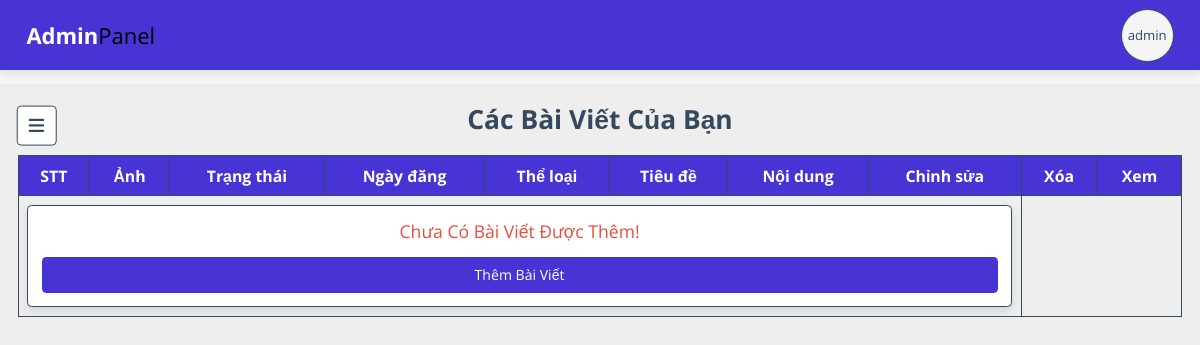
/admin/view_posts.php (signed in), run on an earlier commit of the app's database.
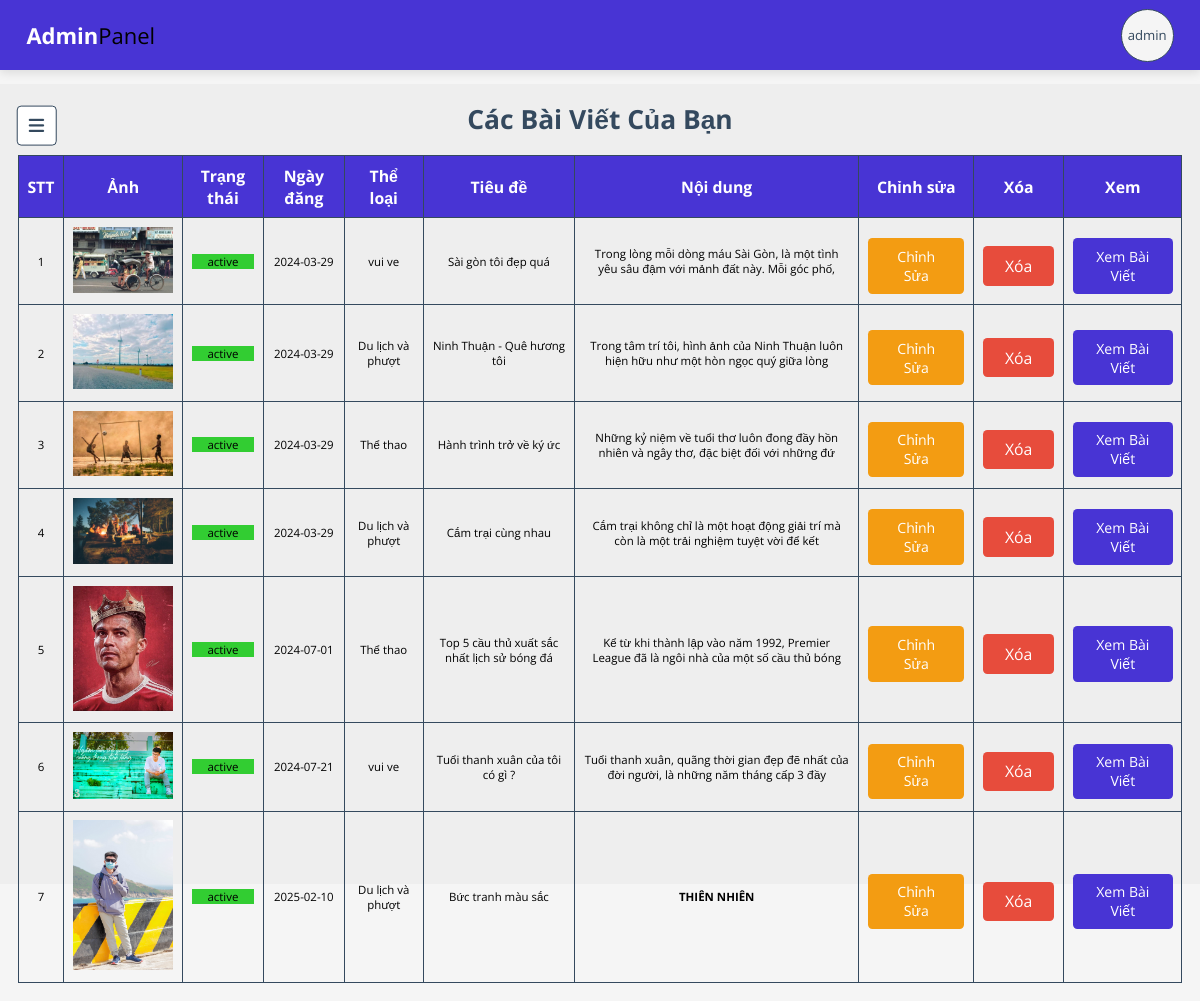
And on a later commit of the database.
### tables this page shows
CREATE TABLE `posts` (
  `id` int(100) NOT NULL,
  `admin_id` int(100) NOT NULL,
  `name` varchar(100) NOT NULL,
  `title` varchar(100) NOT NULL,
  `content` varchar(10000) NOT NULL,
  `category` varchar(50) NOT NULL,
  `image` varchar(100) NOT NULL,
  `date` date NOT NULL DEFAULT current_timestamp(),
  `status` varchar(10) NOT NULL,
  `tag_id` int(11) DEFAULT NULL
);

CREATE TABLE `cart` (
  `category_id` int(11) NOT NULL,
  `name` varchar(255) NOT NULL,
  `admin_id` int(11) DEFAULT NULL
);

### admin/view_posts.php (the view, shortened to what this page needs)
<?php
include '../components/connect.php';
if (isset($_SESSION['admin_id'])) {
   $admin_id = $_SESSION['admin_id'];
} else {
   header('location:admin_login.php');
   exit;
}
?>
<!DOCTYPE html>
<html lang="en">
<head>
   <link rel="stylesheet" href="https://cdnjs.cloudflare.com/ajax/libs/font-awesome/6.1.1/css/all.min.css">
   <link rel="stylesheet" href="../css/admin_style_edit.css">
</head>
<body>
   <?php include '../components/admin_header.php' ?>
   <section class="show-posts">
      <h1 class="heading">Các bài viết của bạn</h1>
      <div class="box-container">
         <table>
            <thead>
               <tr>
                  <th>STT</th>
                  <th>Ảnh</th>
                  <th>Trạng thái</th>
                  <th>Ngày đăng</th>
                  <th>Thể loại</th>
                  <th>Tiêu đề</th>
                  <th>Nội dung</th>
                  <th>Chỉnh sửa</th>
                  <th>Xóa</th>
                  <th>Xem</th>
               </tr>
            </thead>
            <tbody>
               <?php
               $select_posts = $conn->prepare("SELECT * FROM `posts` WHERE admin_id = ?");
               $select_posts->execute([$admin_id]);
               if ($select_posts->rowCount() > 0) {
                  $count = 1;
                  while ($fetch_posts = $select_posts->fetch(PDO::FETCH_ASSOC)) {
                     $post_id = $fetch_posts['id'];
               ?>
                     <tr>
                        <td><?= $count++; ?></td>
                        <td>
                           <?php if ($fetch_posts['image'] != '') { ?>
                              <img src="../uploaded_img/<?= $fetch_posts['image']; ?>" class="image" alt="">
                           <?php } ?>
                        </td>
                        <td>
                           <div class="status" style="background-color:<?php if ($fetch_posts['status'] == 'active') {
                                                                           echo 'limegreen';
                                                                        } else {
                                                                           echo 'coral';
                                                                        }; ?>;"><?= $fetch_posts['status']; ?></div>
                        </td>
                        <td>
                           <div class="date"><?= $fetch_posts['date']; ?></div>
                        </td>
                        <td>
                           <?php
                           $tag_id_stmt = $conn->prepare("SELECT tag_id FROM `posts` WHERE id = ?");
                           $tag_id_stmt->execute([$post_id]);
                           $fetch_tag_id = $tag_id_stmt->fetch(PDO::FETCH_ASSOC);
                           if ($fetch_tag_id && isset($fetch_tag_id['tag_id'])) {
                              $tag_id = $fetch_tag_id['tag_id'];
                              $select_tag_stmt = $conn->prepare("SELECT name FROM `cart` WHERE category_id = ?");
                              $select_tag_stmt->execute([$tag_id]);
                              $fetch_tag = $select_tag_stmt->fetch(PDO::FETCH_ASSOC);
                              if ($fetch_tag && isset($fetch_tag['name'])) {
                                 echo htmlspecialchars($fetch_tag['name']);
                              } else {
                                 echo 'Tag không tồn tại';
                              }
                           } else {
                              echo 'chưa có';
                           }
                           ?>
                        </td>
                        <td>
                           <div class="title"><?= $fetch_posts['title']; ?></div>
                        </td>
                        <td>
                           <div class="posts-content content-30"><?= $fetch_posts['content']; ?></div>
                        </td>
                        <td>
                           <a href="edit_post.php?id=<?= $post_id; ?>" class="option-btn">Chỉnh sửa</a>
                        </td>
                        <td>
                           <form method="post">
                              <button type="submit" name="delete" class="delete-btn" onclick="return confirm('Bạn có chắc chắn muốn xóa bài viết này không ?');">Xóa</button>
                           </form>
                        </td>
                        <td>
                           <a href="read_post.php?post_id=<?= $post_id; ?>" class="btn">Xem bài viết</a>
                        </td>
                     </tr>
               <?php
                  }
               } else {
                  echo '<tr><td colspan="8"><p class="empty">Chưa có bài viết được thêm! <a href="add_posts.php" class="btn" style="margin-top:1.5rem;">thêm bài viết</a></p></td></tr>';
               }
               ?>
            </tbody>
         </table>
      </div>
   </section>
</body>
</html>

### components/admin_header.php (shortened to what this page needs)
<header class="header">
   <div class="header_top">
      <a href="dashboard.php" class="logo">Admin<span>Panel</span></a>
      <div class="profile">
         <?php
         $select_profile = $conn->prepare("SELECT * FROM `admin` WHERE id = ?");
         $select_profile->execute([$admin_id]);
         $fetch_profile = $select_profile->fetch(PDO::FETCH_ASSOC);
         ?>
         <a href="update_profile.php"><?= $fetch_profile['name']; ?></a>
      </div>
   </div>
</header>
<div id="menu-btn" class="fas fa-bars"></div>

### css/admin_style_edit.css (style rules this page uses)
:root { --main-color: #4834d4; --red: #e74c3c; --orange: #f39c12; --black: #34495e; --white: #fff; --light-bg: #f5f5f5; --light-color: #999; --border: 0.2rem solid var(--black); --box-shadow: 0 0.5rem 1rem rgba(0, 0, 0, 0.1); }
* { font-family: "Open Sans", sans-serif; margin: 0; padding: 0; box-sizing: border-box; text-decoration: none; outline: none; border: none; }
html { font-size: 62.5%; overflow-x: hidden; }
body { background-color: var(--light-bg); padding-left: 35rem; }
section { max-width: 1200px; margin: 0 auto; padding: 2rem; }
.btn, .delete-btn, .option-btn, .inline-btn, .inline-option-btn, .inline-delete-btn { margin-top: 1rem; margin-right:1rem; border-radius: 0.5rem; cursor: pointer; font-size: 1.8rem; color: var(--white); padding: 1rem 2rem; text-transform: capitalize; text-align: center; }
.btn, .delete-btn, .option-btn { display: block; width: 100%; }
.inline-btn, .btn { background-color: var(--main-color); }
.inline-delete-btn, .delete-btn { background-color: var(--red); }
.inline-option-btn, .option-btn { background-color: var(--orange); }
.heading { text-align: center; margin-bottom: 2rem; text-transform: capitalize; color: var(--black); font-size: 3rem; }
.header { position: fixed; top: 0; left: 0; transition: 0.2s linear; background-color: var(--white); z-index: 1000; border-right: var(--border); width: 35rem; padding: 2rem; min-height: 100vh; text-align: center; overflow-y: scroll; }
.header .header_top { background-color: var(--main-color); position: fixed; width: 100%; top: 0; left: 0; display: flex; align-items: center; justify-content: space-between; padding: 0 3rem; transition: transform 0.4s ease-in-out; box-shadow: var(--box-shadow); }
.header .logo { font-size: 2.5rem; color: var(--white); font-weight: bold; }
.header .logo span { color:black; font-weight: normal; }
.header .profile { width: 6rem; height: 6rem; border-radius: 50%; background-color: var(--light-bg); margin: 1rem 0; border: var(--border); display: flex; align-items: center; justify-content: center; }
.header .profile a { font-size: 1.5rem; color: var(--black); }
#menu-btn { display: block; border: var(--border); border-radius: 0.5rem; background-color: var(--white); color: var(--black); cursor: pointer; box-shadow: var(--border); height: 4.5rem; line-height: 4.3rem; width: 4.5rem; font-size: 2rem; position: sticky; top: 12rem; left: 1.9rem; text-align: center; }
.show-posts { background-color: #eeeeee; width: 100%; height: 100vh; margin-top: 5rem; }
.show-posts .box-container { display: flex; flex-direction: column; gap: 1.5rem; justify-content: center; align-items: flex-start; width: 100%; }
table { border-collapse: collapse; border: var(--border); margin: 0 0 2rem 0; }
th { font-size: 1.8rem; font-weight: bold; background-color: var(--main-color); color: var(--white); }
td { font-size: 1.3rem; }
th, td { border: var(--border); padding: 1rem 1rem; text-align: center; }
td .option-btn, td .btn { padding: 1rem 2rem; font-size: 1.6rem; }
.show-posts .box-container .image { width: 100px; }
table { width: 100%; }
th, tr { text-align: center; }
@media (max-width: 1200px) { html { font-size: 55%; } }
@media (max-width: 1200px) { body { padding-left: 0; } }
@media (max-width: 1200px) { #menu-btn { display: block; } }
@media (max-width: 1200px) { .header { left: -35rem; transition: 0.2s linear; } }
.empty { border: var(--border); border-radius: 0.5rem; background-color: var(--white); padding: 1.5rem; text-align: center; width: 100%; font-size: 2rem; text-transform: capitalize; color: var(--red); box-shadow: var(--box-shadow); }

What changed in the data, as far as the page shows it:
added posts: image (picture), status "active", date "2024-03-29", tag.name "vui ve", title "Sài gòn tôi đẹp quá", content "Trong lòng mỗi dòng máu Sài Gòn, là một tình yêu sâu đậm với mảnh đất này. Mỗi góc phố,"
added posts: image (picture), status "active", date "2024-03-29", tag.name "Du lịch và phượt", title "Ninh Thuận - Quê hương tôi", content "Trong tâm trí tôi, hình ảnh của Ninh Thuận luôn hiện hữu như một hòn ngọc quý giữa lòng"
added posts: image (picture), status "active", date "2024-03-29", tag.name "Thể thao", title "Hành trình trở về ký ức", content "Những kỷ niệm về tuổi thơ luôn đong đầy hồn nhiên và ngây thơ, đặc biệt đối với những đứ"
added posts: image (picture), status "active", date "2024-03-29", tag.name "Du lịch và phượt", title "Cắm trại cùng nhau", content "Cắm trại không chỉ là một hoạt động giải trí mà còn là một trải nghiệm tuyệt vời để kết"
added posts: image (picture), status "active", date "2024-07-01", tag.name "Thể thao", title "Top 5 cầu thủ xuất sắc nhất lịch sử bóng đá", content "Kể từ khi thành lập vào năm 1992, Premier League đã là ngôi nhà của một số cầu thủ bóng"
added posts: image (picture), status "active", date "2024-07-21", tag.name "vui ve", title "Tuổi thanh xuân của tôi có gì ?", content "Tuổi thanh xuân, quãng thời gian đẹp đẽ nhất của đời người, là những năm tháng cấp 3 đầy"
added posts: image (picture), status "active", date "2025-02-10", tag.name "Du lịch và phượt", title "Bức tranh màu sắc", content "THIÊN NHIÊN"
Also different on the page:
text no longer shown: "Chưa Có Bài Viết Được Thêm! Thêm Bài Viết"
